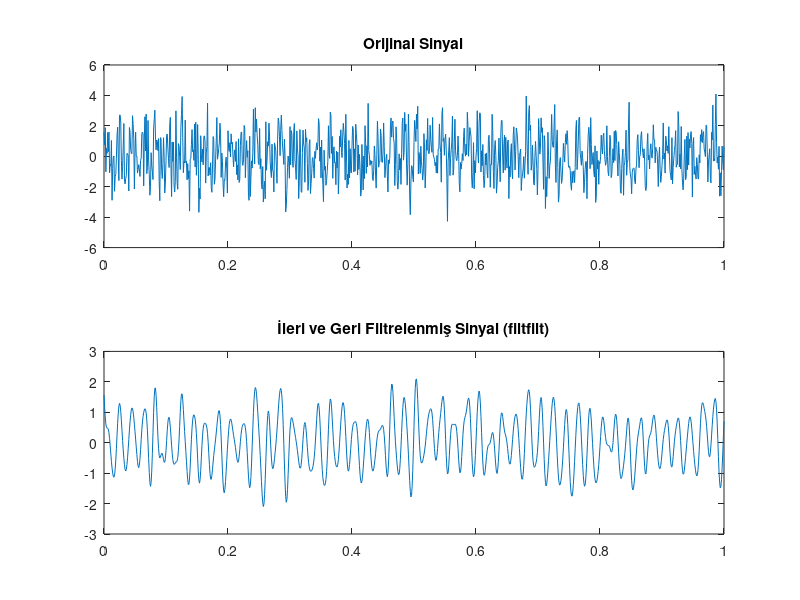

This chart was generated by the following MATLAB code:
% Butterworth filtresi tasarımı ve ileri-geri filtreleme
Fs = 1000;
t = 0:1/Fs:1;
x = sin(2*pi*50*t) + sin(2*pi*200*t) + randn(size(t));  % 50 Hz, 200 Hz sinüs dalgaları ve gürültü
Wn = 100 / (Fs / 2);  % Kesme frekansı
[b, a] = butter(4, Wn, 'low');  % 4. dereceden Butterworth filtresi
% İleri ve geri filtreleme (faz kayması sıfır)
y = filtfilt(b, a, x);  % x sinyalini ileri ve geri filtrele
% Sonuçları çizme
subplot(2,1,1);
plot(t, x);
title('Orijinal Sinyal');
subplot(2,1,2);
plot(t, y);
title('İleri ve Geri Filtrelenmiş Sinyal (filtfilt)');
